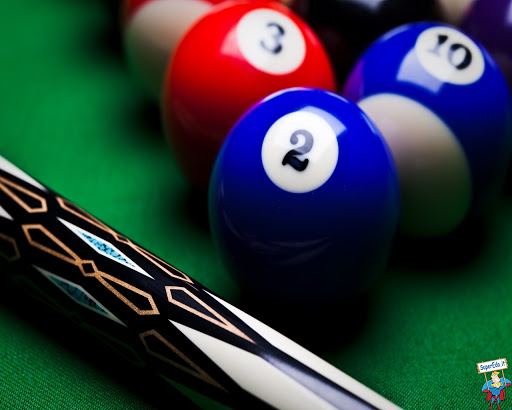
#> input picture lab3/images/labka.jpg, 512 x 410 px
$ python lab3_2.py
#> lines starting #> are read from the running program, lines starting #| are printed output that depends on the picture; after the words box and inside, x2 and y2 are one past the last pixel; in counts of white or black regions, pixels touching at a corner belong together
import cv2

img = cv2.imread('images/labka.jpg')
#> img is the input picture: shape (410, 512, 3); mean B, G, R 61.4, 59.7, 44.9
img_gray = cv2.cvtColor(img, cv2.COLOR_BGR2GRAY)
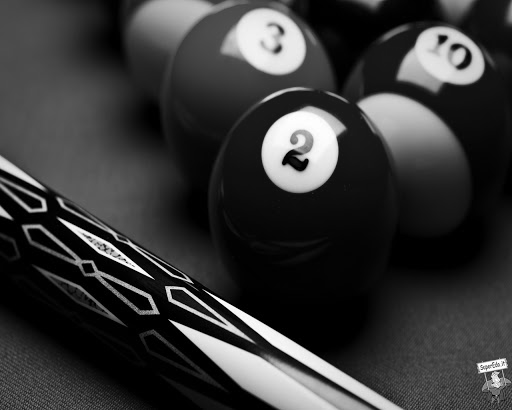
#> img_gray: shape (410, 512); min 0, max 255, mean 55.5

gaus = cv2.adaptiveThreshold(img_gray, 255, cv2.ADAPTIVE_THRESH_GAUSSIAN_C, cv2.THRESH_BINARY, 115, 1)
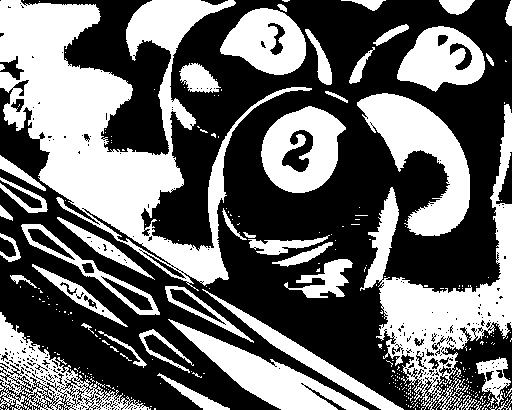
#> gaus: shape (410, 512); 41.2% white; 297 white regions (253 under 20 px), largest, box (x1, y1, x2, y2) and area: (0, 0, 312, 291) 29764, (360, 104, 512, 410) 12274, (357, 93, 470, 236) 7013
retval, otsu = cv2.threshold(gaus, 0, 255, cv2.THRESH_OTSU)
#> retval = 0

cv2.imshow('original', img)
cv2.imshow('otsu', otsu)
cv2.waitKey(0)
cv2.destroyAllWindows()
